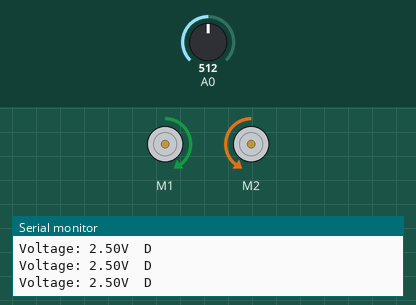
The sketch below on a simulated Arduino Uno, built with avr-gcc and run on an emulated ATmega328P. Parts: 2 × DC motor (green arrow = forward, orange = backward, longer = faster), the last lines printed to the serial monitor. The test bench sets the inputs (shaded band); at power-on: A0 = 512.

Above: at 1.2 s.
1.3 s: A0 set to 716
At 2.2 s:
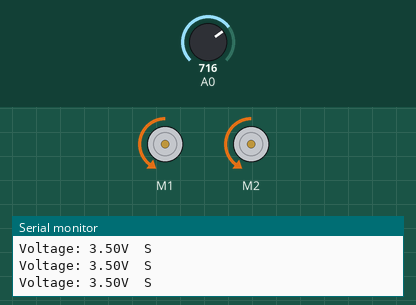
2.8 s: A0 set to 900
At 3.9 s:
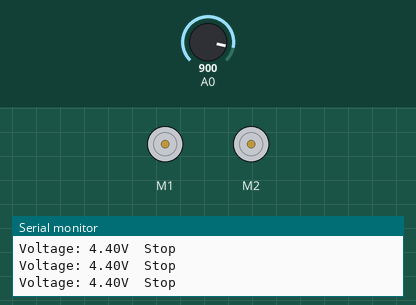
4.3 s: A0 set to 306
At 5.5 s:
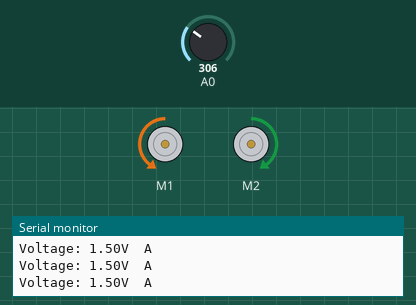
5.8 s: A0 set to 122
At 6.1 s:
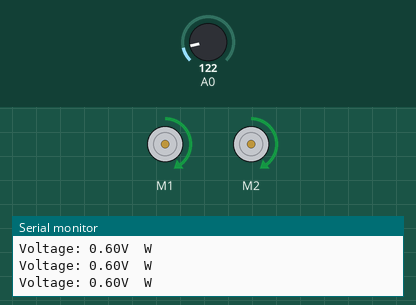
7.3 s: A0 set to 511
At 7.9 s:
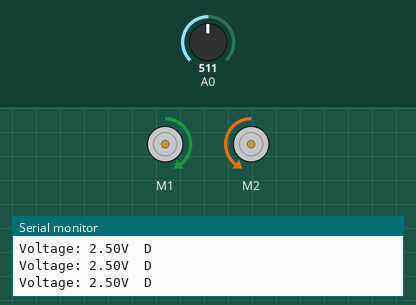
8.8 s: A0 set to 0
At 9.6 s:
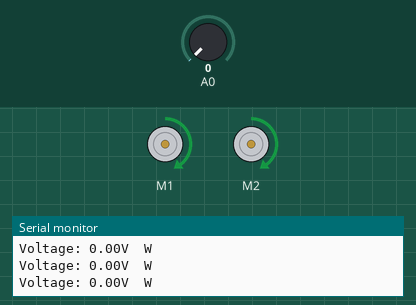
Timing chart, 0 to 11.3 s (numbered marks = the images above; inputs shaded):
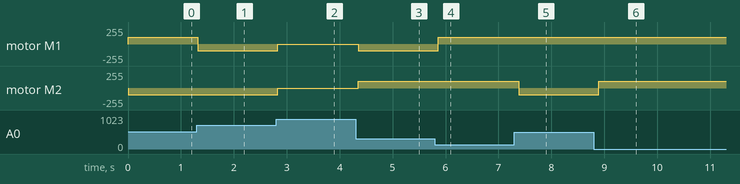

Measured:
- after the input at 1.3 s, motor M1: forward 99/255 → backward 99/255 at once
- after the input at 2.8 s, motor M1, motor M2: backward 99/255 → stopped at once
- after the input at 4.3 s, motor M1: stopped → backward 99/255 after 0.05 s; motor M2: stopped → forward 99/255 after 0.05 s
- after the input at 5.8 s, motor M1: backward 99/255 → forward 99/255 after 0.06 s
- after the input at 7.3 s, motor M2: forward 99/255 → backward 99/255 after 0.08 s
- after the input at 8.8 s, motor M2: backward 99/255 → forward 99/255 after 0.10 s

The sketch:

motor_driver.ino
```cpp
#include <RedBot.h>

RedBotMotors motors;

void setup() {
  Serial.begin(9600);
  Serial.println("HELLO from setup!");
}

// 3V
// #define FORWARDV 0.6
// #define LEFTV 1.2
// #define RIGHTV 1.8
// #define BACKWARDV 2.4

// 5V
#define FORWARDV 0.9
#define LEFTV 1.8
#define RIGHTV 2.7
#define BACKWARDV 3.6


void loop() {
  // Read voltage from A0 (analog 1023 max, 5V ref).
  float voltage = analogRead(A0) * (5.0 / 1023.0);

  Serial.print("Voltage: ");
  Serial.print(voltage);
  Serial.print("V  ");

  if (voltage < FORWARDV) {
    motors.drive(100);
    Serial.println("W");
  }
  else if (voltage < LEFTV) {
    motors.leftDrive(-100);
    motors.rightDrive(100);
    Serial.println("A");
  }
  else if (voltage < RIGHTV) {
    motors.leftDrive(100);
    motors.rightDrive(-100);
    Serial.println("D");
  }
  else if (voltage < BACKWARDV) {
    motors.leftDrive(-100);
    motors.rightDrive(-100);
    Serial.println("S");
  }
  else {
    motors.stop();
    Serial.println("Stop");
  }
  delay(100);
}
```
